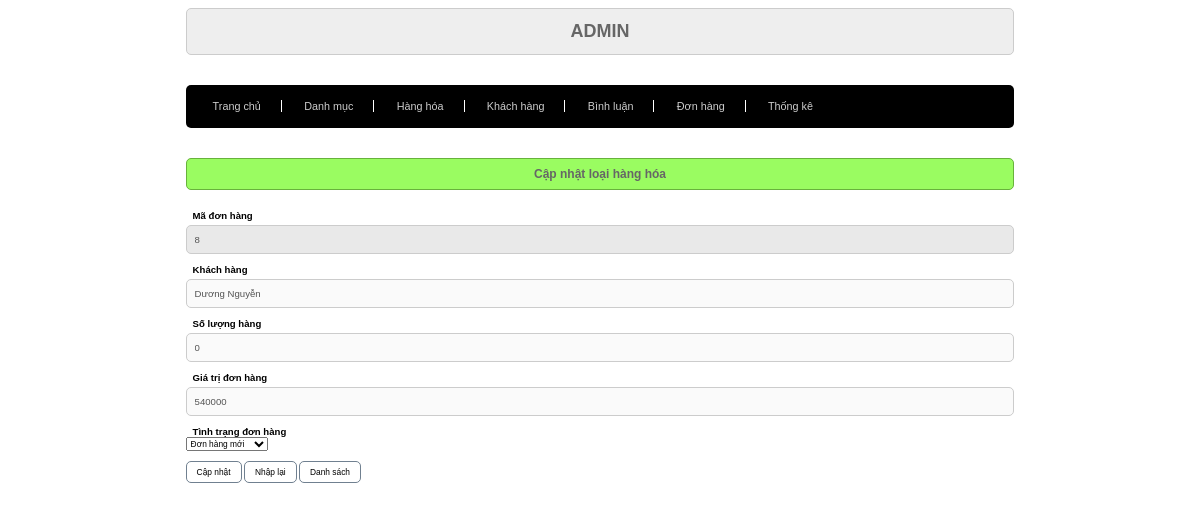
Page /admin/index.php?act=suahd&id=8 on the committed database.
### tables this page shows
CREATE TABLE `bill` (
  `id` int(11) NOT NULL,
  `iduser` int(11) NOT NULL,
  `name` varchar(255) NOT NULL,
  `address` varchar(255) NOT NULL,
  `tel` varchar(255) NOT NULL,
  `email` varchar(255) NOT NULL,
  `pttt` tinyint(1) NOT NULL,
  `date` varchar(255) NOT NULL,
  `total` int(11) NOT NULL,
  `status` tinyint(1) NOT NULL,
  `nn_name` varchar(255) NOT NULL,
  `nn_address` varchar(255) NOT NULL,
  `nn_tel` varchar(255) NOT NULL
);

### model/pdo.php (called while the page is built, shortened)
<?php
function pdo_get_connection(){
    $dburl = "mysql:host=localhost;dbname=duan1_sp24;charset=utf8";
    $username = 'root';
    $password = '';
    $conn = new PDO($dburl, $username, $password);
    $conn->setAttribute(PDO::ATTR_ERRMODE, PDO::ERRMODE_EXCEPTION);
    return $conn;
}
function pdo_query($sql){
    $sql_args = array_slice(func_get_args(), 1);
    try{
        $conn = pdo_get_connection();
        $stmt = $conn->prepare($sql);
        $stmt->execute($sql_args);
        $rows = $stmt->fetchAll();
        return $rows;
    }
    catch(PDOException $e){
        throw $e;
    }
    finally{
        unset($conn);
    }
}
function pdo_query_one($sql){
    $sql_args = array_slice(func_get_args(), 1);
    try{
        $conn = pdo_get_connection();
        $stmt = $conn->prepare($sql);
        $stmt->execute($sql_args);
        $row = $stmt->fetch(PDO::FETCH_ASSOC);
        return $row;
    }
    catch(PDOException $e){
        throw $e;
    }
    finally{
        unset($conn);
    }
}

### model/cart.php (called while the page is built, shortened)
<?php
    function loadone_hoadon($idhoadon){
        $sql = "SELECT * FROM bill WHERE id = $idhoadon";
        $danhsach = pdo_query_one($sql);
        return $danhsach;
    }
    function loadall_giohang_count($idhoadon){
        $sql = "SELECT * FROM cart WHERE idhoadon = $idhoadon";
        $danhsach = pdo_query($sql);
        return sizeof($danhsach);
    }
?>

### admin/hoadon/fixbill.php (the view, shortened to what this page needs)
<div class="row">
            <div class="row boxtitle">
                <h1>Cập nhật loại hàng hóa</h1>
            </div>
            <div class="row formLH">
            <form action="index.php?act=capnhathd" method="post" enctype="multipart/form-data">
                <?php extract($onebill); ?>
                <?php $count = loadall_giohang_count($onebill['id']) ?>
                    <div class="row mb10">
                        <label for="">Mã đơn hàng</label>
                        <br>
                        <input class="tu-dong" type="text" name="id" id="" value="<?php echo $onebill['id'] ?>" disabled>
                    </div>
                    <div class="row mb10">
                        <label for="">Khách hàng</label>
                        <br>
                        <input type="text" name="" id="" value="<?php echo $onebill['name'] ?>"disabled>
                    </div>
                    <div class="row mb10">
                        <label for="">Số lượng hàng</label>
                        <br>
                        <input type="text" name="" id="" value="<?php echo $count ?>"disabled>
                    </div>
                    <div class="row mb10">
                        <label for="">Giá trị đơn hàng</label>
                        <br>
                        <input type="text" name="" id="" value="<?php echo $onebill['total'] ?>"disabled>
                    </div>
                    <div class="row mb10">
                        <label for="">Tình trạng đơn hàng</label>
                        <br>
                        <select name="tthd" id="">
                            <option value="0">Đơn hàng mới</option>
                        </select>
                    </div>
                    <div class="row mb10">
                        <input type="submit" name="capnhat" value="Cập nhật">
                        <input type="reset" value="Nhập lại">
                        <a href="index.php?act=hoadon"><input type="button" value="Danh sách"></a>
                    </div>
                </form>
            </div>
        </div>

### css/style1.css (style rules this page uses)
* { box-sizing: border-box; font-family: sans-serif; font-size: 0.7vw; }
.row { float: left; width: 100%; position: relative; }
.mb10 { margin-bottom: 10px; }
input.tu-dong { background-color: #e9e9e9; font-family: Arial, Helvetica, sans-serif; }
.container h1 { text-align: center; font-family: Arial, Helvetica, sans-serif; font-size: 1.5vw; }
.boxtitle { background-color: #9afc61; border-radius: 1px; border: 1px solid #68b23c; font-size: 1vw; color: #666; border-radius: 5px; padding: 0px 20px; }
.boxtitle h1 { font-size: 1vw; }
.formLH { padding: 20px 0px; }
.formLH label { font-weight: bold; font-family: Arial, Helvetica, sans-serif; font-size: 0.8vw; padding-left: 7px; }
.formLH input[type="text"] { width: 100%; border: 1px solid #ccc; padding: 8px; border-radius: 5px; font-size: 0.8vw; margin-top: 4px; }
.formLH input[type="submit"], .formLH input[type="reset"], .formLH input[type="button"] { padding: 5px 10px; border-radius: 5px; background-color: white; border: 1px solid slategrey; }
input[type="button"] { padding: 5px 10px; border-radius: 5px; background-color: white; border: 1px solid slategrey; }

### rows in the picture
bill: id "8", name "Dương Nguyễn", total "540000"
